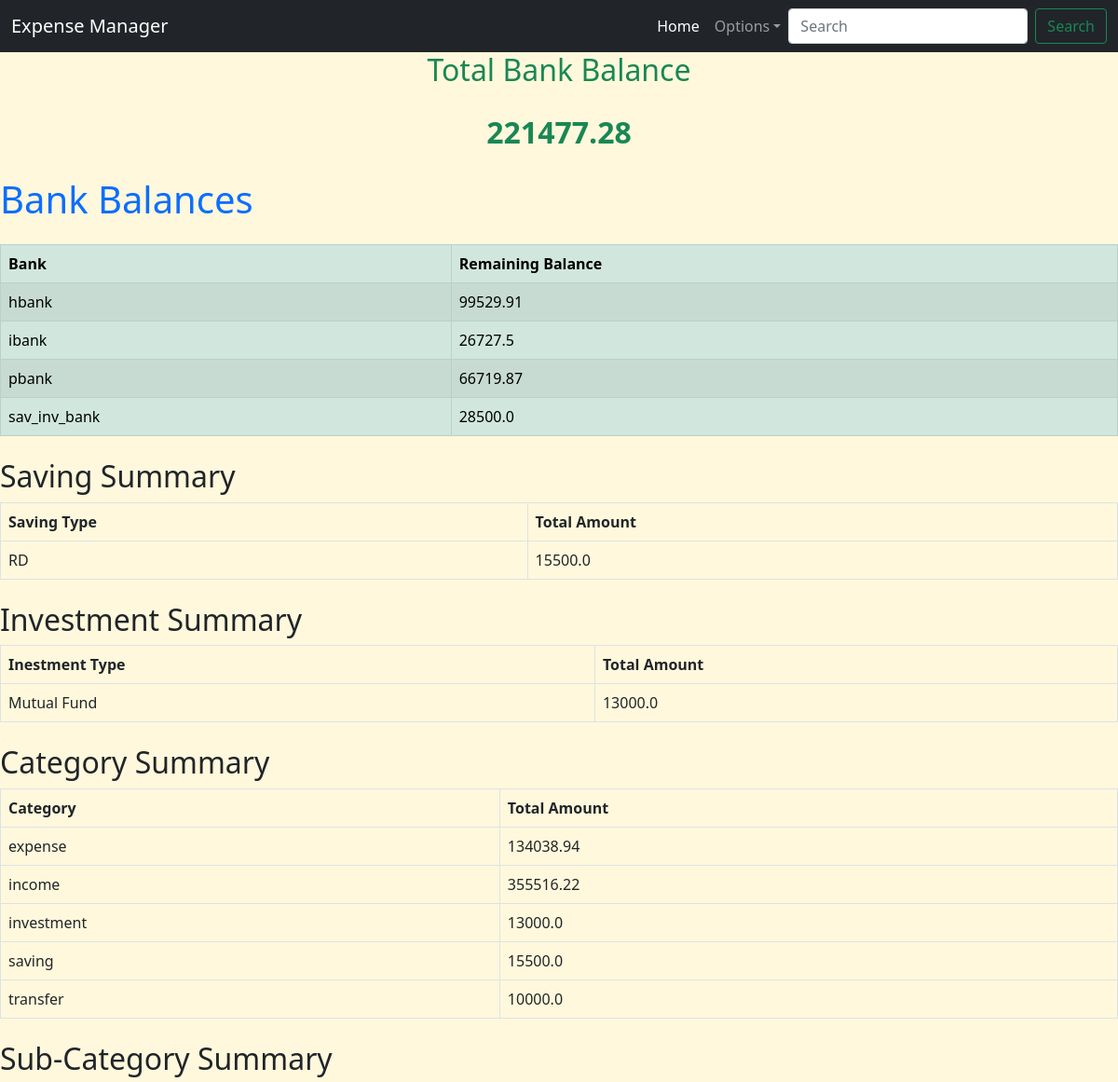
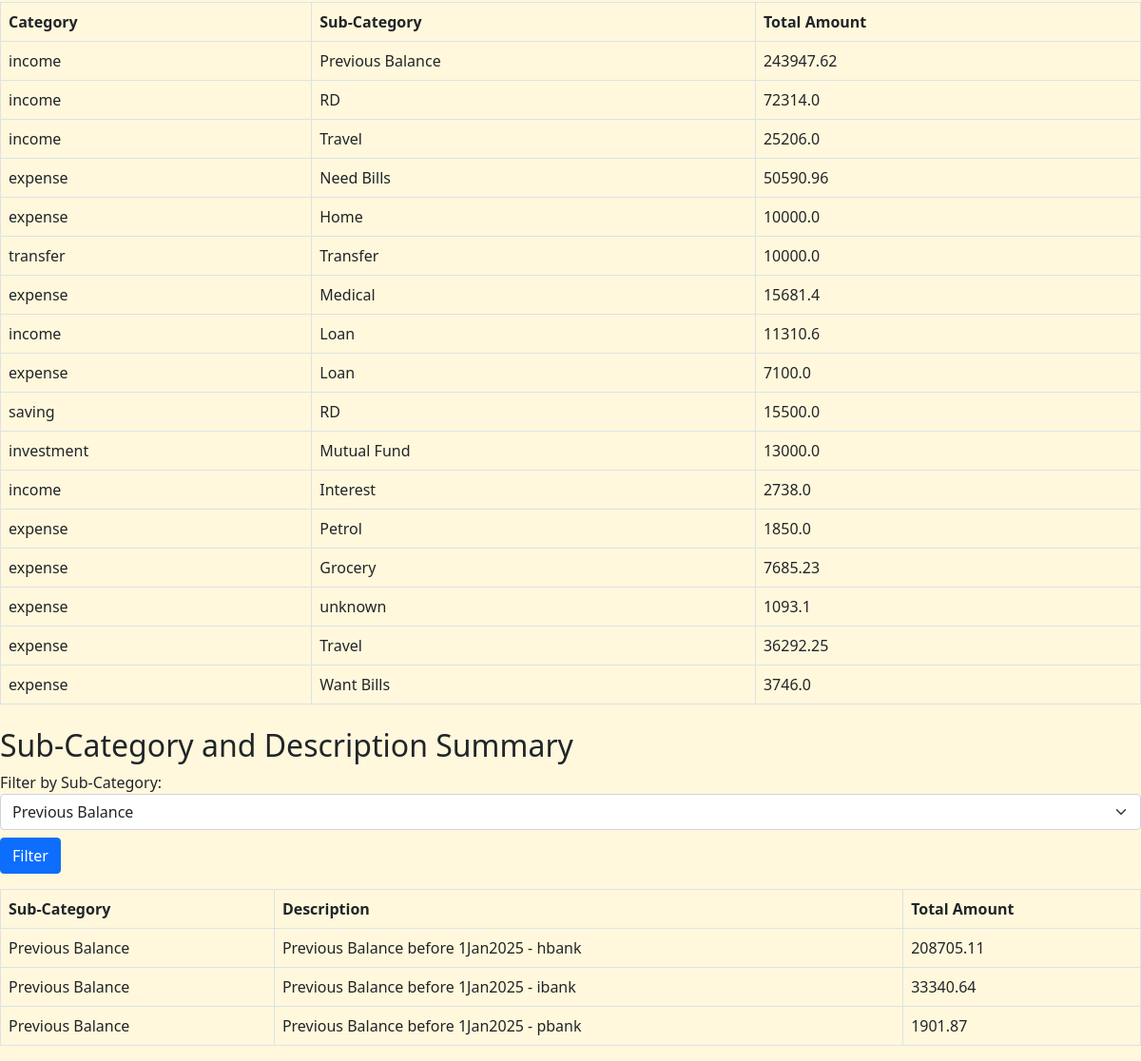
Page /summary on the committed database (2 pictures, top to bottom).
### app.py (models this page shows)
class IncomeExpenseManager(db.Model):
    id = db.Column(db.Integer, primary_key=True)
    date = db.Column(db.Date, nullable=False)
    from_bank = db.Column(db.String(10), nullable=True)
    to_bank = db.Column(db.String(10), nullable=True)
    category = db.Column(db.String(20), nullable=False)
    sub_category = db.Column(db.String(50), nullable=False)
    description = db.Column(db.String(100), nullable=False)
    amount = db.Column(db.Float, nullable=False)

### app.py (the view)
@app.route('/summary')
def category_summary():
    sub_categories = db.session.query(IncomeExpenseManager.sub_category).distinct().all()
    sub_categories = [row[0] for row in sub_categories]  # Extract values
    selected_sub_category = request.args.get('sub_category', sub_categories[0] if sub_categories else None)
    sub_cat_des_summary = (db.session.query(IncomeExpenseManager.sub_category, IncomeExpenseManager.description, db.func.sum(IncomeExpenseManager.amount).label('total_amount')).filter(IncomeExpenseManager.sub_category == selected_sub_category).group_by(IncomeExpenseManager.sub_category, IncomeExpenseManager.description).order_by(db.func.sum(IncomeExpenseManager.amount).desc()).all())
    category_summary = db.session.query(IncomeExpenseManager.category, db.func.sum(IncomeExpenseManager.amount).label('total_amount')).group_by(IncomeExpenseManager.category).all()
    sub_category_summary = db.session.query(IncomeExpenseManager.category, IncomeExpenseManager.sub_category, db.func.sum(IncomeExpenseManager.amount).label('total_amount')).group_by(IncomeExpenseManager.category, IncomeExpenseManager.sub_category).order_by(IncomeExpenseManager.amount.label('total_amount').desc()).all()
    from_bank_summary = db.session.query(IncomeExpenseManager.from_bank, db.func.sum(IncomeExpenseManager.amount).label('balance')).filter(IncomeExpenseManager.from_bank.isnot(None)).group_by(IncomeExpenseManager.from_bank).all()
    to_bank_summary = db.session.query(IncomeExpenseManager.to_bank, db.func.sum(IncomeExpenseManager.amount).label('balance')).filter(IncomeExpenseManager.to_bank.isnot(None)).group_by(IncomeExpenseManager.to_bank).all()
    saving_summary = db.session.query(IncomeExpenseManager.sub_category, db.func.sum(IncomeExpenseManager.amount).label('total_amount')).filter(IncomeExpenseManager.category == 'saving').group_by(IncomeExpenseManager.sub_category).all()
    invest_summary = db.session.query(IncomeExpenseManager.sub_category, db.func.sum(IncomeExpenseManager.amount).label('total_amount')).filter(IncomeExpenseManager.category == 'investment').group_by(IncomeExpenseManager.sub_category).all()
    bank_balances = {}
    for bank, balance in from_bank_summary:
        bank_balances[bank] = bank_balances.get(bank, 0) - balance  # removed - above in from_bank_summary and added - here
    for bank, balance in to_bank_summary:
        bank_balances[bank] = bank_balances.get(bank, 0) + balance
    total_bank_balance = sum(bank_balances.values())
    return render_template('category_summary.html', category_summary=category_summary, sub_category_summary=sub_category_summary, bank_balances=bank_balances, saving_summary=saving_summary, invest_summary=invest_summary, total_bank_balance=total_bank_balance, sub_cat_des_summary=sub_cat_des_summary, sub_categories=sub_categories, selected_sub_category=selected_sub_category)

### templates/category_summary.html
{% extends 'base.html' %}
{% block content %}
<h2 class="mb-4 text-success text-center">Total Bank Balance</h2>
<p class="mb-4 text-success text-center fs-2"><strong>{{ total_bank_balance | round(2) }}</strong></p>
<h1 class="mb-4 text-primary">Bank Balances</h1>
{% if bank_balances %}
<table class="table table-success table-striped table-bordered table-hover">
    <thead>
        <tr>
            <th scope="col">Bank</th>
            <th scope="col">Remaining Balance</th>
        </tr>
    </thead>
    <tbody>
        {% for bank, balance in bank_balances.items() %}
        <tr>
            <td>{{ bank if bank else 'None' }}</td>
            <td>{{ balance | round(2) }}</td>
        </tr>
        {% endfor %}
    </tbody>
</table>
{% else %}
<p>No bank balances available.</p>
{% endif %}
<h2 class="mt-4">Saving Summary</h2>
{% if saving_summary %}
<table class="table table-bordered table-hover">
    <thead>
        <tr>
            <th scope="col">Saving Type</th>
            <th scope="col">Total Amount</th>
        </tr>
    </thead>
    <tbody>
        {% for saving_type, total_amount in saving_summary %}
        <tr>
            <td>{{ saving_type }}</td>
            <td>{{ total_amount | round(2) }}</td>
        </tr>
        {% endfor %}
    </tbody>
</table>
{% else %}
<p>No saving data available.</p>
{% endif %}
<h2 class="mt-4">Investment Summary</h2>
{% if invest_summary %}
<table class="table table-bordered table-hover">
    <thead>
        <tr>
            <th scope="col">Inestment Type</th>
            <th scope="col">Total Amount</th>
        </tr>
    </thead>
    <tbody>
        {% for invest_type, total_amount in invest_summary %}
        <tr>
            <td>{{ invest_type }}</td>
            <td>{{ total_amount | round(2) }}</td>
        </tr>
        {% endfor %}
    </tbody>
</table>
{% else %}
<p>No Invest data available.</p>
{% endif %}
<h2 class="mt-4">Category Summary</h2>
{% if category_summary %}
<table class="table table-bordered table-hover">
    <thead>
        <tr>
            <th scope="col">Category</th>
            <th scope="col">Total Amount</th>
        </tr>
    </thead>
    <tbody>
        {% for category, total_amount in category_summary %}
        <tr>
            <td>{{ category }}</td>
            <td>{{ total_amount | round(2) }}</td>
        </tr>
        {% endfor %}
    </tbody>
</table>
{% else %}
<p>No category data available.</p>
{% endif %}
<h2 class="mt-4">Sub-Category Summary</h2>
{% if sub_category_summary %}
<table class="table table-bordered table-hover">
    <thead>
        <tr>
            <th scope="col">Category</th>
            <th scope="col">Sub-Category</th>
            <th scope="col">Total Amount</th>
        </tr>
    </thead>
    <tbody>
        {% for category, sub_category, total_amount in sub_category_summary %}
        <tr>
            <td>{{ category }}</td>
            <td>{{ sub_category }}</td>
            <td>{{ total_amount | round(2) }}</td>
        </tr>
        {% endfor %}
    </tbody>
</table>
{% else %}
<p>No sub-category data available.</p>
{% endif %}
<h2 class="mt-4">Sub-Category and Description Summary</h2>
<form method="GET" action="{{ url_for('category_summary') }}" class="mb-3">
    <label for="sub_category">Filter by Sub-Category:</label>
    <select name="sub_category" id="sub_category" class="form-select">
        {% for category in sub_categories %}
        <option value="{{ category }}" {% if category == selected_sub_category %}selected{% endif %}>
            {{ category }}
        </option>
        {% endfor %}
    </select>
    <button type="submit" class="btn btn-primary mt-2">Filter</button>
</form>
{% if sub_cat_des_summary %}
<table class="table table-bordered table-hover">
    <thead>
        <tr>
            <th scope="col">Sub-Category</th>
            <th scope="col">Description</th>
            <th scope="col">Total Amount</th>
        </tr>
    </thead>
    <tbody>
        {% for sub_category, desp, total_amount in sub_cat_des_summary %}
        <tr>
            <td>{{ sub_category }}</td>
            <td>{{ desp }}</td>
            <td>{{ total_amount | round(2) }}</td>
        </tr>
        {% endfor %}
    </tbody>
</table>
{% else %}
<p>No data available for the selected sub-category.</p>
{% endif %}
{% endblock %}

### templates/base.html (style rules this page uses)
body { background-color: cornsilk; }

### rows in the picture
IncomeExpenseManager: category "transfer", amount "10000.0", sub_category "Transfer"
IncomeExpenseManager: category "income", sub_category "RD", amount "72314.0"
IncomeExpenseManager: category "income", sub_category "Travel", amount "25206.0"
IncomeExpenseManager: category "expense", sub_category "Home", amount "10000.0"
IncomeExpenseManager: sub_category "Previous Balance", description "Previous Balance before 1Jan2025 - hbank", amount "208705.11"
IncomeExpenseManager: sub_category "Previous Balance", description "Previous Balance before 1Jan2025 - ibank", amount "33340.64"
IncomeExpenseManager: sub_category "Previous Balance", description "Previous Balance before 1Jan2025 - pbank", amount "1901.87"

### other values in the picture
{{ total_bank_balance | round(2) }} "221477.28"
{{ bank if bank else 'None' }} "hbank" "ibank" "pbank" "sav_inv_bank"
{{ balance | round(2) }} "99529.91" "26727.5" "66719.87" "28500.0"
{{ saving_type }} "RD"
{{ total_amount | round(2) }} "15500.0"
{{ invest_type }} "Mutual Fund"
{{ total_amount | round(2) }} "13000.0"
{{ category }} "expense" "income" "investment" "saving"
{{ total_amount | round(2) }} "134038.94" "355516.22" "13000.0" "15500.0"
{{ category }} "income" "expense" "expense" "income" "expense" "saving" "investment" "income" "expense" "expense" "expense" "expense" "expense"
{{ sub_category }} "Previous Balance" "Need Bills" "Medical" "Loan" "Loan" "RD" "Mutual Fund" "Interest" "Petrol" "Grocery" "unknown" "Travel" "Want Bills"
{{ total_amount | round(2) }} "243947.62" "50590.96" "15681.4" "11310.6" "7100.0" "15500.0" "13000.0" "2738.0" "1850.0" "7685.23" "1093.1" "36292.25" "3746.0"
form field sub_category "Previous Balance"
